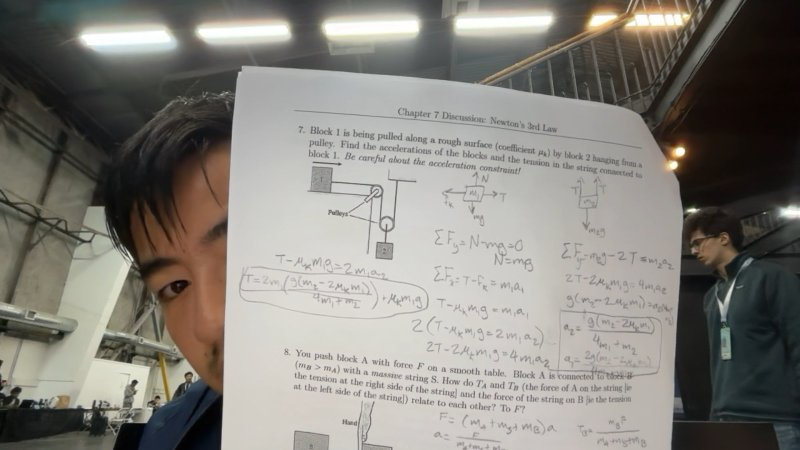
#> input picture synapse_vision/transcribe/tests/fixtures/handheld_sheet_800.jpg, 800 x 450 px; its folder holds only this picture in this run
$ python -i crossed_out.py   (imports and definitions only)
#> lines starting #> are read from the running program, lines starting #| are printed output that depends on the picture; after the words box and inside, x2 and y2 are one past the last pixel; in counts of white or black regions, pixels touching at a corner belong together
### synapse_vision/layout/skeleton.py
"""Zhang-Suen thinning in NumPy (no opencv-contrib needed)."""
from __future__ import annotations

import numpy as np

MAX_ITERATIONS = 100


def _neighbours(img: np.ndarray) -> list[np.ndarray]:
    """P2..P9 clockwise from the top, as padded-shifted views."""
    p = np.pad(img, 1)
    return [
        p[:-2, 1:-1], p[:-2, 2:], p[1:-1, 2:], p[2:, 2:],
        p[2:, 1:-1], p[2:, :-2], p[1:-1, :-2], p[:-2, :-2],
    ]


def _iteration(img: np.ndarray, first: bool) -> np.ndarray:
    n = _neighbours(img)
    p2, p3, p4, p5, p6, p7, p8, p9 = n
    b = sum(n)
    seq = n + [n[0]]
    a = sum(((seq[i] == 0) & (seq[i + 1] == 1)).astype(np.uint8) for i in range(8))
    if first:
        cond = (p2 * p4 * p6 == 0) & (p4 * p6 * p8 == 0)
    else:
        cond = (p2 * p4 * p8 == 0) & (p2 * p6 * p8 == 0)
    remove = (img == 1) & (b >= 2) & (b <= 6) & (a == 1) & cond
    return img & ~remove


def skeletonize(binary: np.ndarray) -> np.ndarray:
    """uint8 mask (ink = nonzero) -> uint8 1-px-wide skeleton (ink = 255)."""
    img = (binary > 0).astype(np.uint8)
    for _ in range(MAX_ITERATIONS):
        before = img.sum()
        img = _iteration(_iteration(img, True), False)
        if img.sum() == before:
            break
    return img * 255

### synapse_vision/app/config.py
"""Hot-reloaded access to config/vision.yaml.

    from app.config import get
    get("transcribe.low_confidence", 0.6)

The file is re-read whenever its mtime changes, so Henry can tune thresholds
while the server runs. Never raises on a missing key: returns `default`.
"""
from __future__ import annotations

import os
import threading
from pathlib import Path
from typing import Any

import yaml

ROOT = Path(__file__).resolve().parent.parent
CONFIG_PATH = Path(os.environ.get("SV_CONFIG", ROOT / "config" / "vision.yaml"))

_lock = threading.Lock()
_cache: dict[str, Any] = {"mtime": None, "data": {}}


def _load() -> dict:
    """Return the parsed config, re-reading the file if its mtime changed."""
    try:
        mtime = CONFIG_PATH.stat().st_mtime
    except OSError:
        return {}
    with _lock:
        if _cache["mtime"] != mtime:
            try:
                data = yaml.safe_load(CONFIG_PATH.read_text()) or {}
            except (OSError, yaml.YAMLError):
                # Half-written file during an edit: keep the last good copy.
                return dict(_cache["data"])
            _cache["mtime"] = mtime
            _cache["data"] = data if isinstance(data, dict) else {}
        return dict(_cache["data"])


def get(key: str, default: Any = None) -> Any:
    """Dotted lookup ("section.key") into config/vision.yaml. Returns `default` if absent."""
    node: Any = _load()
    for part in key.split("."):
        if not isinstance(node, dict) or part not in node:
            return default
        node = node[part]
    return node


def all() -> dict:  # noqa: A001 - mirrors the shape callers expect
    """The whole config as a dict (a copy)."""
    return _load()


def path() -> Path:
    """Where the config is being read from."""
    return CONFIG_PATH

### synapse_vision/layout/_compat.py
"""Config and telemetry access with local no-op fallbacks.

T4 owns ``app/config.py`` and ``app/telemetry.py``.  Until they exist we read
``config/vision.yaml`` directly and swallow telemetry.
TODO(T2): drop the YAML fallback once app.config is stable.
"""
from __future__ import annotations

import time
from contextlib import contextmanager
from pathlib import Path
from typing import Any, Iterator

REPO_ROOT = Path(__file__).resolve().parent.parent
_CONFIG_PATH = REPO_ROOT / "config" / "vision.yaml"


# [13 lines left out: function _yaml_get, not called in this run]


def config_get(key: str, default: Any = None) -> Any:
    """Dotted lookup into config/vision.yaml via app.config when available."""
    try:
        from app.config import get as _app_get  # type: ignore

        value = _app_get(key, default)
        return default if value is None else value
    except Exception:  # noqa: BLE001 - T4 module missing or half-written
        value = _yaml_get(key, default)
        return default if value is None else value


def telemetry_log(stage: str, ms: float, **extra: Any) -> None:
    try:
        from app.telemetry import log as _app_log  # type: ignore
    except Exception:  # noqa: BLE001
        return
    try:
        _app_log(stage, ms, **extra)
    except Exception:  # noqa: BLE001 - never let telemetry break the pipeline
        return


@contextmanager
def timed(stage: str, **extra: Any) -> Iterator[dict]:
    """``with timed("layout.segment", n_lines=...) as t:`` -> logs elapsed ms on exit.

    Callers may add fields to the yielded dict; they are forwarded to telemetry.
    """
    info: dict = dict(extra)
    t0 = time.perf_counter()
    try:
        yield info
    finally:
        telemetry_log(stage, (time.perf_counter() - t0) * 1000.0, **info)

### synapse_vision/app/telemetry.py
"""Per-stage timing log.

    from app.telemetry import log, timed
    log("layout.segment", 412.0, lines=7)
    with timed("transcribe.page"):
        ...

Each call appends one JSON object `{ts, stage, ms, ...extra}` to
runtime/telemetry.jsonl. Appends are serialised with a lock, so it is safe
from threads and from the server's background tasks. Never raises: a logging
failure must not take down the pipeline.
"""
from __future__ import annotations

import json
import os
import threading
import time
from contextlib import contextmanager
from datetime import datetime, timezone
from pathlib import Path
from typing import Any, Iterator

ROOT = Path(__file__).resolve().parent.parent
TELEMETRY_PATH = Path(os.environ.get("SV_TELEMETRY", ROOT / "runtime" / "telemetry.jsonl"))

_lock = threading.Lock()


def _now_iso() -> str:
    return datetime.now(timezone.utc).astimezone().isoformat(timespec="milliseconds")


def log(stage: str, ms: float, **extra: Any) -> None:
    """Append {ts, stage, ms, ...extra} to runtime/telemetry.jsonl."""
    record = {"ts": _now_iso(), "stage": stage, "ms": round(float(ms), 3), **extra}
    try:
        line = json.dumps(record, default=str)
    except (TypeError, ValueError):
        line = json.dumps({"ts": record["ts"], "stage": stage, "ms": record["ms"]})
    with _lock:
        try:
            TELEMETRY_PATH.parent.mkdir(parents=True, exist_ok=True)
            with TELEMETRY_PATH.open("a", encoding="utf-8") as fh:
                fh.write(line + "\n")
        except OSError:
            pass


# [35 lines left out: functions timed, read, not called in this run]

### synapse_vision/layout/crossed_out.py
"""``is_crossed_out(crop_path)`` — classical strike-through detection.

Skeletonize the crop's ink, then look for
  (a) a long, nearly straight stroke (Hough on the skeleton) spanning most of the ink's
      width through its vertical middle and *crossing* other ink many times, or
  (b) a dense zig-zag: many alternating diagonal segments in that band;
  two parallel strokes (double strike) simply score as the better of the two.
Fraction bars (ink above and below but no crossings, partial span) and underlines
(below the ink, not through its middle) must not trigger.
"""
from __future__ import annotations

import math
from pathlib import Path

import cv2
import numpy as np

from layout.skeleton import skeletonize

INK_PERCENTILE = (1.0, 99.0)     # robust ink bbox
FAINT_MIN_SEPARATION = 50        # gray levels between ink and a lighter "rule" class
FAINT_RULE_MIN_RUN_FRAC = 0.3    # a faint horizontal run this long (of crop width) is a printed rule
MIN_INK_PIXELS = 30
TEXTURE_MIN_PIECES = 25          # ink made of at least this many pieces ...
TEXTURE_MAX_PIECE_AREA = 4.0     # ... whose median area is below this x stroke thickness^2 is halftone shading, not writing
MIDDLE_BAND = (0.25, 0.75)       # a strike's midpoint lies in this vertical band of the ink ...
ENDPOINT_BAND = (0.05, 0.95)     # ... and its ends stay inside this one (tilted strikes)
STRIKE_MIN_CONTINUITY = 0.9      # ink present along this fraction of the stroke (letter chains have gaps)
STRAIGHT_MAX_ANGLE_DEG = 18.0
MIN_SPAN_FRAC = 0.45             # below this a stroke is not even a weak candidate
FULL_SPAN_FRAC = 0.8             # at/above this span the span term saturates
HOUGH_MIN_LEN_FRAC = 0.25        # of ink width, per segment (segments are chained by collinearity)
HOUGH_GAP_FRAC = 0.06
COLLINEAR_TOL_PX = 6
CROSSING_PROBE_MARGIN_PX = 3     # skip the stroke's own anti-aliased edge ...
CROSSING_PROBE_PX = 4            # ... then look this far beyond it for other ink
FULL_CREDIT_CROSSINGS = 4
MIN_CROSSINGS_FOR_STRIKE = 2     # fewer -> looks like a fraction bar / underline, confidence capped
CAPPED_CONF = 0.35
SOLID_BAND_SPAN = 0.6            # a long stroke through ONE unbroken band of ink (a short bold word whose
SOLID_BAND_MAX_GAP_ROWS = 1      # letters touch) counts as crossed even with a single crossing run; a fraction
                                 # shows empty rows between numerator, bar and denominator
ZIGZAG_MIN_SEGMENTS = 6
ZIGZAG_ANGLE_DEG = (20.0, 75.0)
ZIGZAG_MIN_SPAN_FRAC = 0.6
ZIGZAG_MIN_LEN_FRAC = 0.25       # of ink height
ZIGZAG_HOUGH_THRESHOLD = 6
ZIGZAG_HOUGH_GAP = 4
ZIGZAG_MIN_COVERAGE = 0.85       # a zig-zag strike leaves almost no empty column in the middle band
ZIGZAG_MIN_ALTERNATIONS = 3
CONF_BASE, CONF_SPAN, CONF_CROSS = 0.3, 0.5, 0.2


# [32 lines left out: functions _load_ink, _drop_faint_rules, _ink_bbox, not called in this run]


def _stroke_thickness(ink: np.ndarray, skel: np.ndarray) -> float:
    return float(np.count_nonzero(ink)) / max(1.0, float(np.count_nonzero(skel)))


# [4 lines left out: function _hough, not called in this run]


def _angle_deg(s: tuple[int, int, int, int]) -> float:
    return math.degrees(math.atan2(s[3] - s[1], s[2] - s[0]))


Segment = tuple[int, int, int, int]


# [174 lines left out: functions _chain_collinear, _ink_along, _continuity, _crossings, _straight_strike_conf, _solid_band and 5 more, not called in this run]
#> in _load_ink, `_, ink = cv2.threshold(img, 0, 255, cv2.THRESH_BINARY_INV + cv2.THRESH..`:
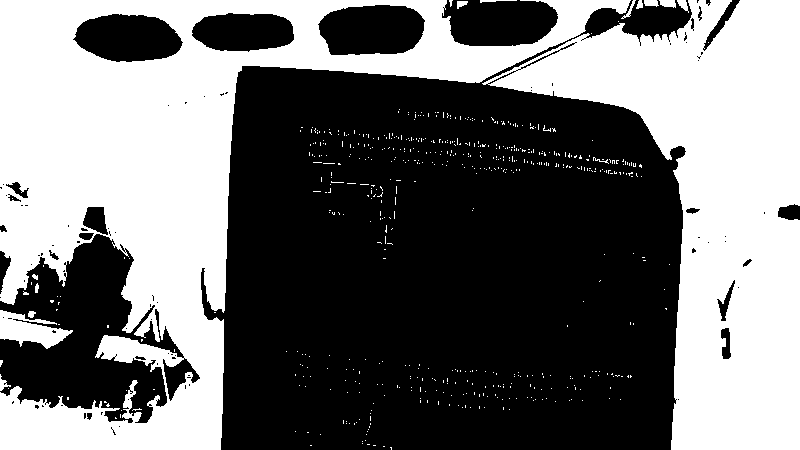
#> ink: shape (450, 800); 43.8% white; 578 white regions (563 under 20 px), largest, box (x1, y1, x2, y2) and area: (0, 0, 631, 450) 89146, (482, 0, 800, 450) 64874, (0, 310, 73, 349) 1494
#> in _drop_faint_rules, `t2, _ = cv2.threshold(dark.reshape(-1, 1), 0, 255, cv2.THRESH_BINARY +..`: t2 = 62
#> in _drop_faint_rules, `faint = ((gray >= t2) & (ink > 0)).astype(np.uint8) * 255`:
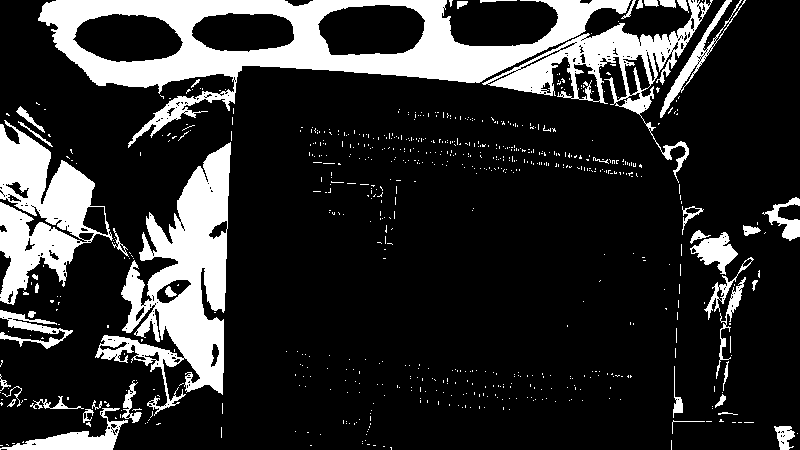
#> faint: shape (450, 800); 18.5% white; 725 white regions (681 under 20 px), largest, box (x1, y1, x2, y2) and area: (38, 0, 631, 148) 23727, (95, 142, 231, 416) 14815, (0, 120, 113, 305) 9715
#> in _drop_faint_rules, `rules = cv2.morphologyEx(faint, cv2.MORPH_OPEN, cv2.getStructuringElem..`: rules: shape (450, 800); 2.1% white; 2 white regions, box (x1, y1, x2, y2) and area: (76, 55, 535, 67) 4598, (42, 3, 364, 13) 2845
#> in _drop_faint_rules, `rules = cv2.dilate(rules, cv2.getStructuringElement(cv2.MORPH_RECT, (3..`:
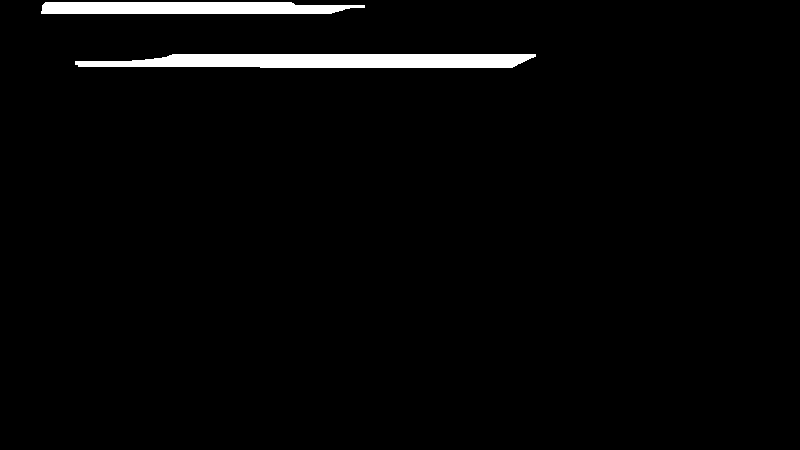
#> rules: shape (450, 800); 2.5% white; 2 white regions, box (x1, y1, x2, y2) and area: (75, 54, 536, 68) 5544, (41, 2, 365, 14) 3513
#> in _drop_faint_rules, `return cv2.bitwise_and(ink, cv2.bitwise_not(cv2.bitwise_and(rules, fai..`:
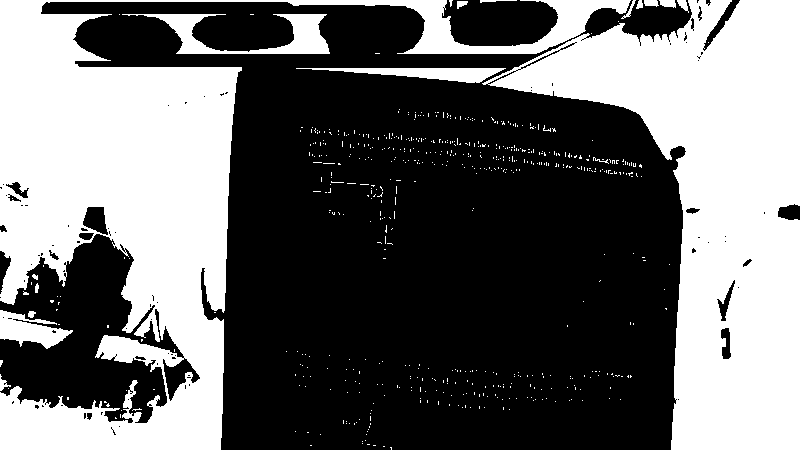
#> returned value: shape (450, 800); 41.3% white; 583 white regions (566 under 20 px), largest, box (x1, y1, x2, y2) and area: (0, 0, 631, 450) 75899, (482, 0, 800, 450) 64874, (122, 14, 330, 54) 2884
        conf = round(float(crossed_out_confidence(ink)), 3) if ink is not None else 0.0
#> in _ink_bbox, `x0, x1 = np.percentile(xs, INK_PERCENTILE)`: x0 = 4; x1 = 796
#> in _ink_bbox, `y0, y1 = np.percentile(ys, INK_PERCENTILE)`: y0 = 2; y1 = 445
#> in crossed_out_confidence, `bbox = _ink_bbox(ink)`: bbox = (4, 2, 793, 444)
#> the loop in skeletonize, `for _ in range(MAX_ITERATIONS):` made 71 passes
#> before on passes 1 to 12: 148758, 139309, 131553, 124766, 118644, 113003, 107737, 102827, 98227, 93906, 89725, 85689
#> pass 1, in _neighbours, `p = np.pad(img, 1)`:
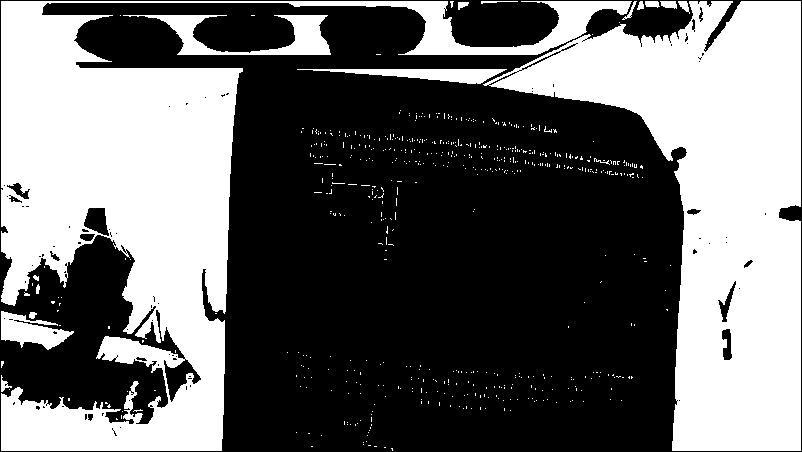
#> p: shape (452, 802); values 0 (black) and 1 (white), 41% white; 583 white regions (566 under 20 px), largest, box (x1, y1, x2, y2) and area: (1, 1, 632, 451) 75899, (483, 1, 801, 451) 64874, (123, 15, 331, 55) 2884
#> pass 1, in _iteration, `p2, p3, p4, p5, p6, p7, p8, p9 = n`:
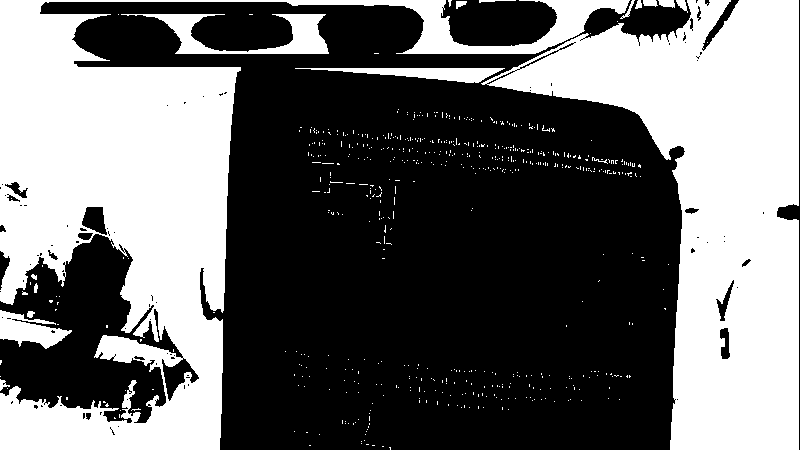
#> p4: shape (450, 800); values 0 (black) and 1 (white), 41.2% white; 584 white regions (567 under 20 px), largest, box (x1, y1, x2, y2) and area: (0, 0, 630, 450) 75589, (481, 0, 799, 450) 64874, (121, 14, 329, 54) 2884
#> after the loop in skeletonize, `for _ in range(MAX_ITERATIONS):`:
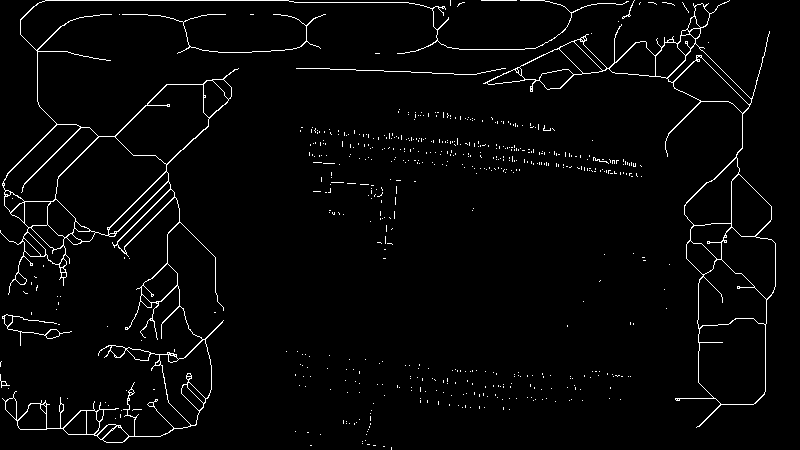
#> img: shape (450, 800); values 0 (black) and 1 (white), 2.7% white in thin lines or dots
#> in skeletonize, `return img * 255`: returned value: shape (450, 800); 2.7% white in thin lines or dots
#> in _is_halftone, `n, _, stats, _ = cv2.connectedComponentsWithStats((ink > 0).astype(np...`: n = 584; stats = 584 rows, first 6: [0, 0, 800, 450, 211242], [0, 0, 631, 450, 75899], [449, 0, 4, 7, 16], [457, 1, 11, 8, 58], [480, 0, 37, 3, 55], [621, 0, 15, 19, 64]
#> in _is_halftone, `areas = stats[1:, cv2.CC_STAT_AREA]`: areas = 583 values, max 75899 at index 0, min 1 at index 10, mean 255.2
        min_conf = float(config_get("layout.crossed_out_min_conf", 0.6))
        info["conf"] = conf
    return conf >= min_conf, conf

>>> result = is_crossed_out('../transcribe/tests/fixtures/handheld_sheet_800.jpg')
#> in is_crossed_out, `conf = round(float(crossed_out_confidence(ink)), 3) if ink is not None..`: conf = 0
#> result = (False, 0)

$ run again, on synapse_vision/transcribe/tests/fixtures/phone_sheet_540.jpg
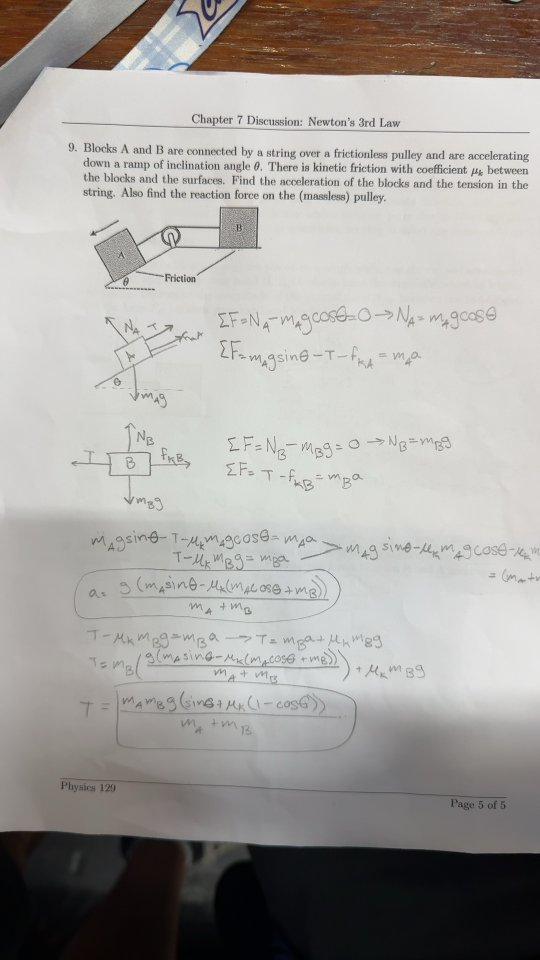
#> input picture synapse_vision/transcribe/tests/fixtures/phone_sheet_540.jpg, 540 x 960 px
#> in _load_ink, `_, ink = cv2.threshold(img, 0, 255, cv2.THRESH_BINARY_INV + cv2.THRESH..`:
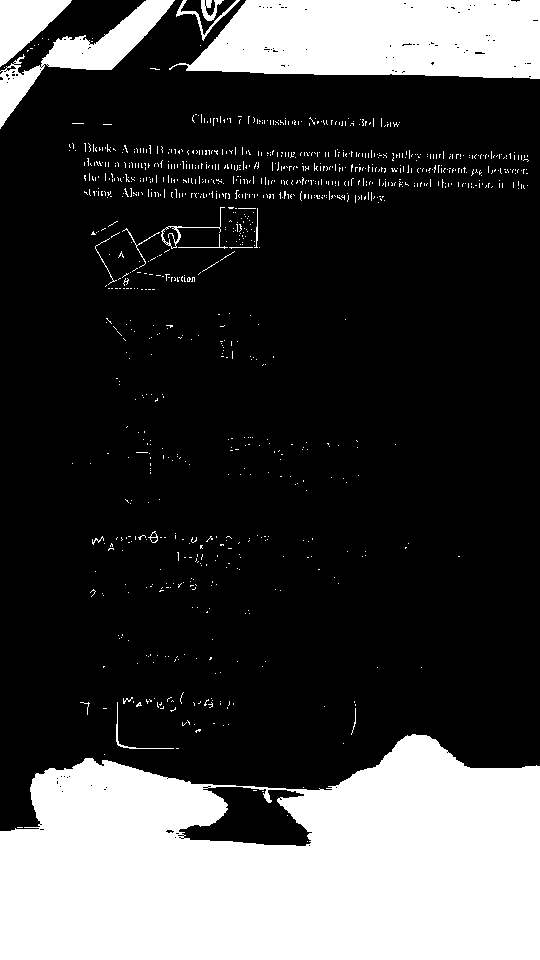
#> ink: shape (960, 540); 25.6% white; 1042 white regions (1024 under 20 px), largest, box (x1, y1, x2, y2) and area: (0, 734, 540, 960) 95682, (169, 0, 540, 79) 24177, (0, 0, 175, 129) 5078
#> t2 = 56
#> faint: shape (960, 540); 13.3% white; 1072 white regions (1050 under 20 px), largest, box (x1, y1, x2, y2) and area: (0, 734, 540, 876) 34026, (169, 0, 540, 79) 23248, (0, 0, 175, 127) 4617
#> x0 = 3; x1 = 533
#> y0 = 4; y1 = 958
#> bbox = (3, 4, 531, 955)
#> the loop in skeletonize, `for _ in range(MAX_ITERATIONS):` made 66 passes
#> before on passes 1 to 8: 87400, 81667, 77842, 74771, 71933, 69226, 66774, 64561
#> after the loop in skeletonize, `for _ in range(MAX_ITERATIONS):`:
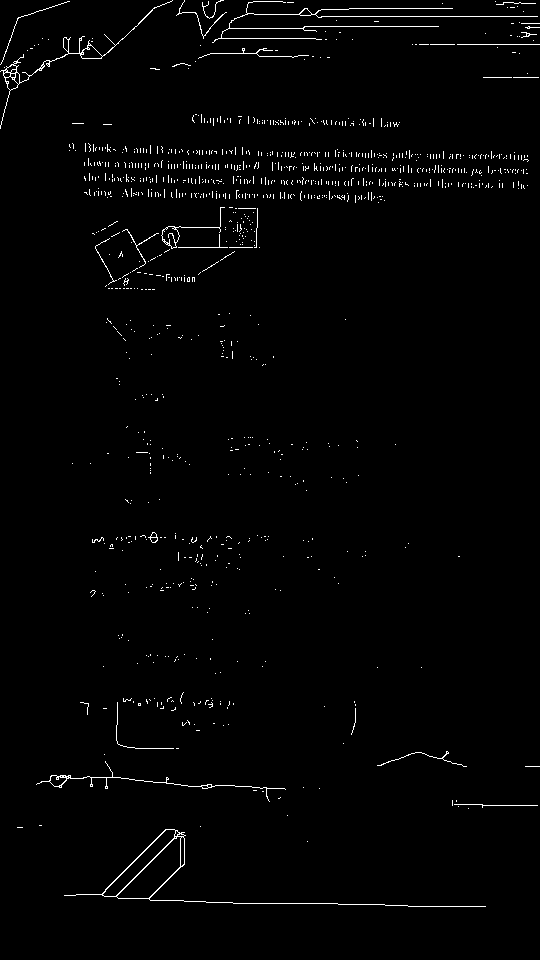
#> img: shape (960, 540); values 0 (black) and 1 (white), 1.5% white in thin lines or dots
#> in _is_halftone, `n, _, stats, _ = cv2.connectedComponentsWithStats((ink > 0).astype(np...`: n = 1100; stats = 1100 rows, first 6: [0, 0, 540, 853, 431000], [0, 0, 72, 67, 2584], [0, 0, 175, 129, 5078], [176, 0, 64, 41, 316], [201, 0, 23, 21, 228], [211, 0, 329, 45, 3508]
#> areas = 1099 values, max 64073 at index 1097, min 1 at index 5, mean 79.53
#> conf = 0
#> result = (False, 0)
